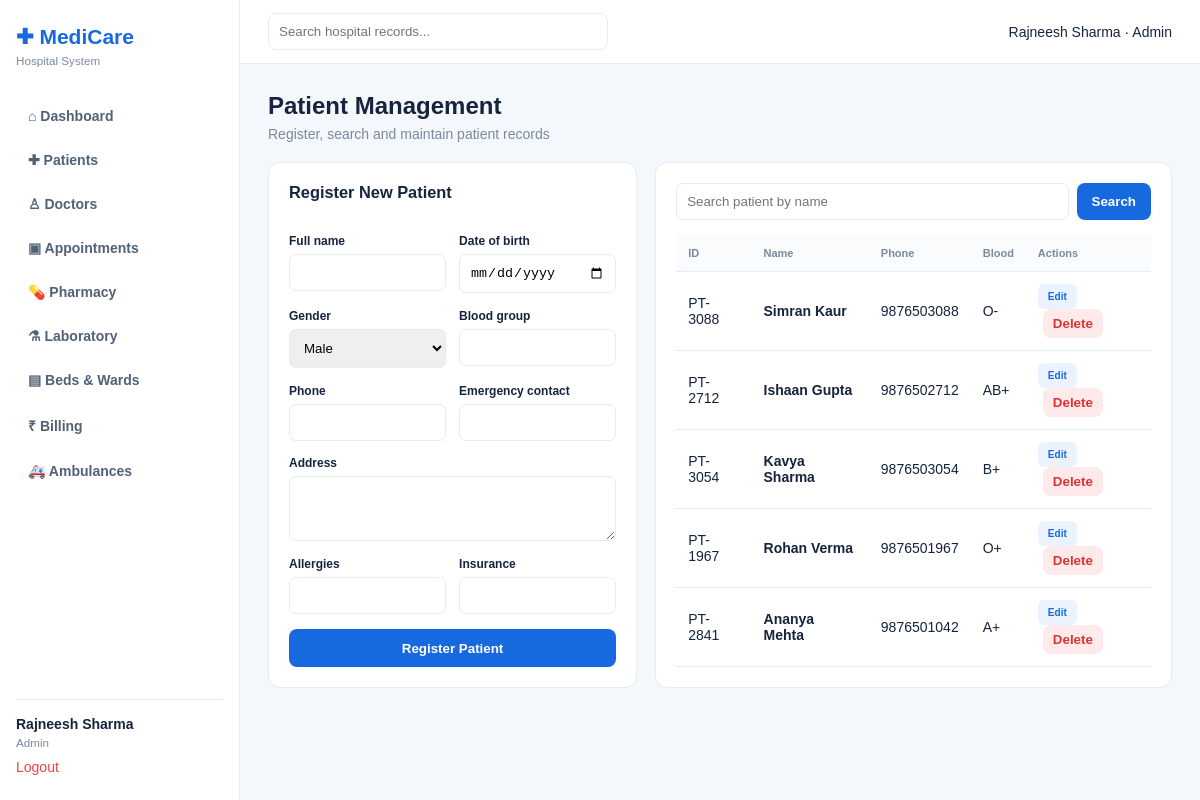
The app's page /patients (signed in) with its own data.
### app.py (models this page shows)
class Patient(db.Model):
    __tablename__='patients'; id=db.Column(db.Integer,primary_key=True); patient_code=db.Column(db.String(20),unique=True); name=db.Column(db.String(100),nullable=False); dob=db.Column(db.Date); gender=db.Column(db.String(20)); blood_group=db.Column(db.String(5)); phone=db.Column(db.String(20)); emergency_contact=db.Column(db.String(120)); address=db.Column(db.Text); allergies=db.Column(db.Text); previous_diseases=db.Column(db.Text); insurance=db.Column(db.String(150))

### app.py (the view, shortened to what this page needs)
@app.route('/patients', methods=['GET','POST'])
@login_required
def patients():
    q=request.args.get('q',''); records=Patient.query.filter(Patient.name.like(f'%{q}%')).all() if q else Patient.query.order_by(Patient.id.desc()).all(); return render_template('patients.html',records=records)

### app.py (called while the page is built)
def login_required(fn):
    @wraps(fn)
    def wrapper(*args, **kwargs):
        if not session.get('user_id'): return redirect(url_for('login'))
        return fn(*args, **kwargs)
    return wrapper

### templates/patients.html
{% extends 'base.html' %}{% block content %}<div class="title"><div><h1>Patient Management</h1><p>Register, search and maintain patient records</p></div></div><div class="split"><form method="post" class="panel form"><h3>Register New Patient</h3><label>Full name<input name="name" required></label><label>Date of birth<input type="date" name="dob"></label><label>Gender<select name="gender"><option>Male</option><option>Female</option><option>Other</option></select></label><label>Blood group<input name="blood_group"></label><label>Phone<input name="phone"></label><label>Emergency contact<input name="emergency_contact"></label><label class="wide">Address<textarea name="address"></textarea></label><label>Allergies<input name="allergies"></label><label>Insurance<input name="insurance"></label><button class="wide">Register Patient</button></form><div class="panel"><form class="searchbar"><input name="q" placeholder="Search patient by name"><button>Search</button></form><table><tr><th>ID</th><th>Name</th><th>Phone</th><th>Blood</th><th>Actions</th></tr>{% for x in records %}<tr><td>{{x.patient_code}}</td><td><b>{{x.name}}</b></td><td>{{x.phone or '-'}}</td><td>{{x.blood_group or "-"}}</td><td><a class="edit-btn" href="{{url_for('edit_record',entity='patient',record_id=x.id)}}">Edit</a><form class="delete-form" method="post" action="{{url_for('delete_record',entity='patient',record_id=x.id)}}" onsubmit="return confirm('Delete this patient?')"><button>Delete</button></form></td></tr>{% else %}<tr><td colspan="4">No patients found.</td></tr>{% endfor %}</table></div></div>{% endblock %}

### static/style.css (style rules this page uses)
:root { --blue:#1769e0;--ink:#17243e;--muted:#7b899f;--line:#e5ebf3;--bg:#f4f7fb }
* { box-sizing:border-box }
body { margin:0;font:14px Arial;color:var(--ink);background:var(--bg) }
.title { display:flex;align-items:end;justify-content:space-between;margin-bottom:20px }
.title h1 { margin:0 0 6px;font-size:24px }
.title p { margin:0;color:var(--muted) }
.btn,button { background:var(--blue);color:#fff;border:0;border-radius:8px;padding:10px 15px;text-decoration:none;font-weight:bold }
.cards article,.panel { background:#fff;border:1px solid var(--line);border-radius:12px;padding:20px }
.panel { margin-top:18px;overflow:auto }
.panel h3 { margin-top:0 }
table { width:100%;border-collapse:collapse }
th,td { text-align:left;padding:12px;border-bottom:1px solid var(--line) }
th { font-size:11px;color:var(--muted);background:#fafbfd }
.split { display:grid;grid-template-columns:1fr 1.4fr;gap:18px }
.split .panel { margin:0 }
.form { display:grid;grid-template-columns:1fr 1fr;gap:13px }
.form h3,.wide { grid-column:1/-1 }
.form label { font-size:12px;font-weight:bold }
.form input,.form select,.form textarea,.searchbar input { display:block;width:100%;border:1px solid var(--line);border-radius:7px;padding:10px;margin-top:6px }
.form textarea { height:65px }
.searchbar { display:flex;gap:8px;margin-bottom:15px }
.searchbar input { margin:0 }
.edit-btn { display:inline-block;background:#eaf3ff;color:#1769e0;padding:7px 10px;border-radius:6px;text-decoration:none;font-size:10px;font-weight:bold }
.delete-form { display:inline-block;margin-left:5px }
.delete-form button { background:#feeaea;color:#d33;padding:7px 10px }

### records on screen
Patient: patient_code "PT-3088", name "Simran Kaur", phone "9876503088", blood_group "O-"
Patient: patient_code "PT-2712", name "Ishaan Gupta", phone "9876502712", blood_group "AB+"
Patient: patient_code "PT-3054", name "Kavya Sharma", phone "9876503054", blood_group "B+"
Patient: patient_code "PT-1967", name "Rohan Verma", phone "9876501967", blood_group "O+"
Patient: patient_code "PT-2841", name "Ananya Mehta", phone "9876501042", blood_group "A+"

### other values on screen
{{ session.name }} "Rajneesh Sharma"
{{ session.role|title }} "Admin"
